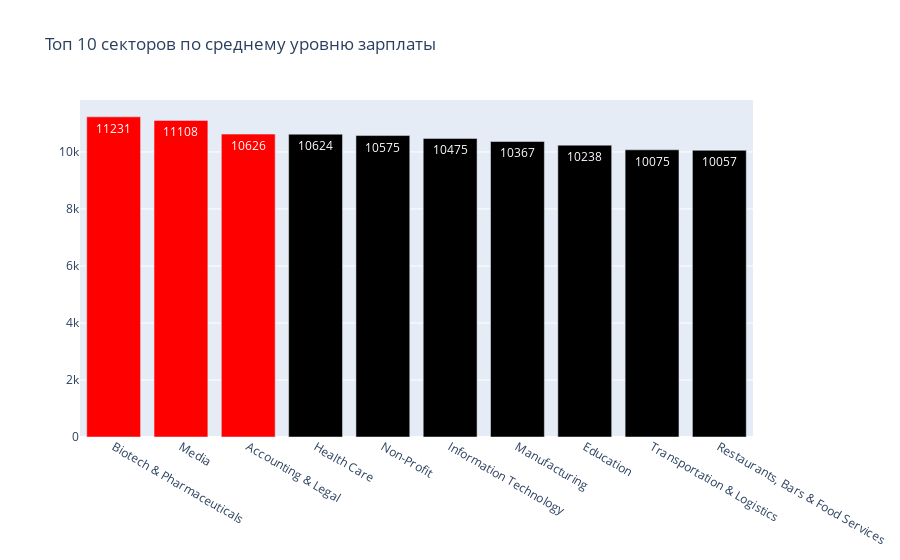

Notebook code cell kept with this figure:
### Code cell
data = pd.DataFrame(df.groupby(by='sector').agg(job_counts=('job_title', 'count'),
                                     mean_salary=('salary_mean', 'mean'))
        .sort_values(by='mean_salary', ascending=False).head(10).reset_index())

fig = go.Figure()

def SetColor(mean_salary):
        if(mean_salary >= 10625):
            return "red"
        else:
            return "black"

fig.add_trace(go.Bar(x=data.sector, 
                     y=data.mean_salary,
                     text = round(data["mean_salary"]),
                     marker=dict(color = list(map(SetColor, data.mean_salary)))))

fig.update_layout(title_text='Топ 10 секторов по среднему уровню зарплаты')


fig.show()

### Figure 1 — Plotly figure (JSON) as saved in the notebook; plotly's stock layout.template omitted (floating-point values rounded to 4 significant figures)
{"data": [{"marker": {"color": ["red", "red", "red", "black", "black", "black", "black", "black", "black", "black"]}, "text": [11231, 11108, 10626, 10624, 10575, 10475, 10367, 10238, 10075, 10057], "type": "bar", "x": ["Biotech & Pharmaceuticals", "Media", "Accounting & Legal", "Health Care", "Non-Profit", "Information Technology", "Manufacturing", "Education", "Transportation & Logistics", "Restaurants, Bars & Food Services"], "y": [11230.0, 11110.0, 10630.0, 10620.0, 10575, 10480.0, 10370.0, 10240.0, 10075, 10060.0]}], "layout": {"autosize": true, "title": {"text": "Топ 10 секторов по среднему уровню зарплаты"}, "xaxis": {"autorange": true, "range": [-0.5, 9.5], "type": "category"}, "yaxis": {"autorange": true, "range": [0, 11820.0], "type": "linear"}}}
